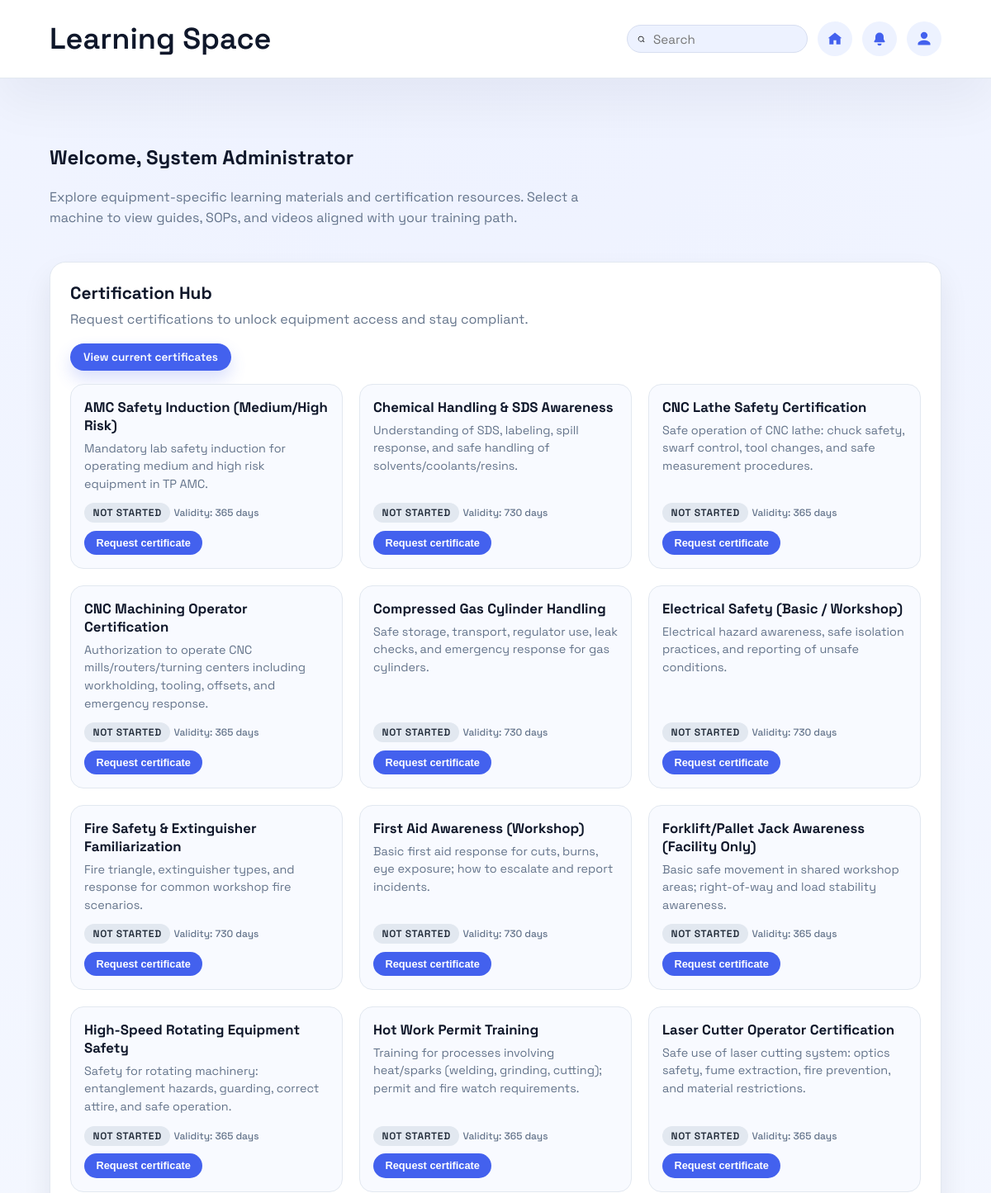
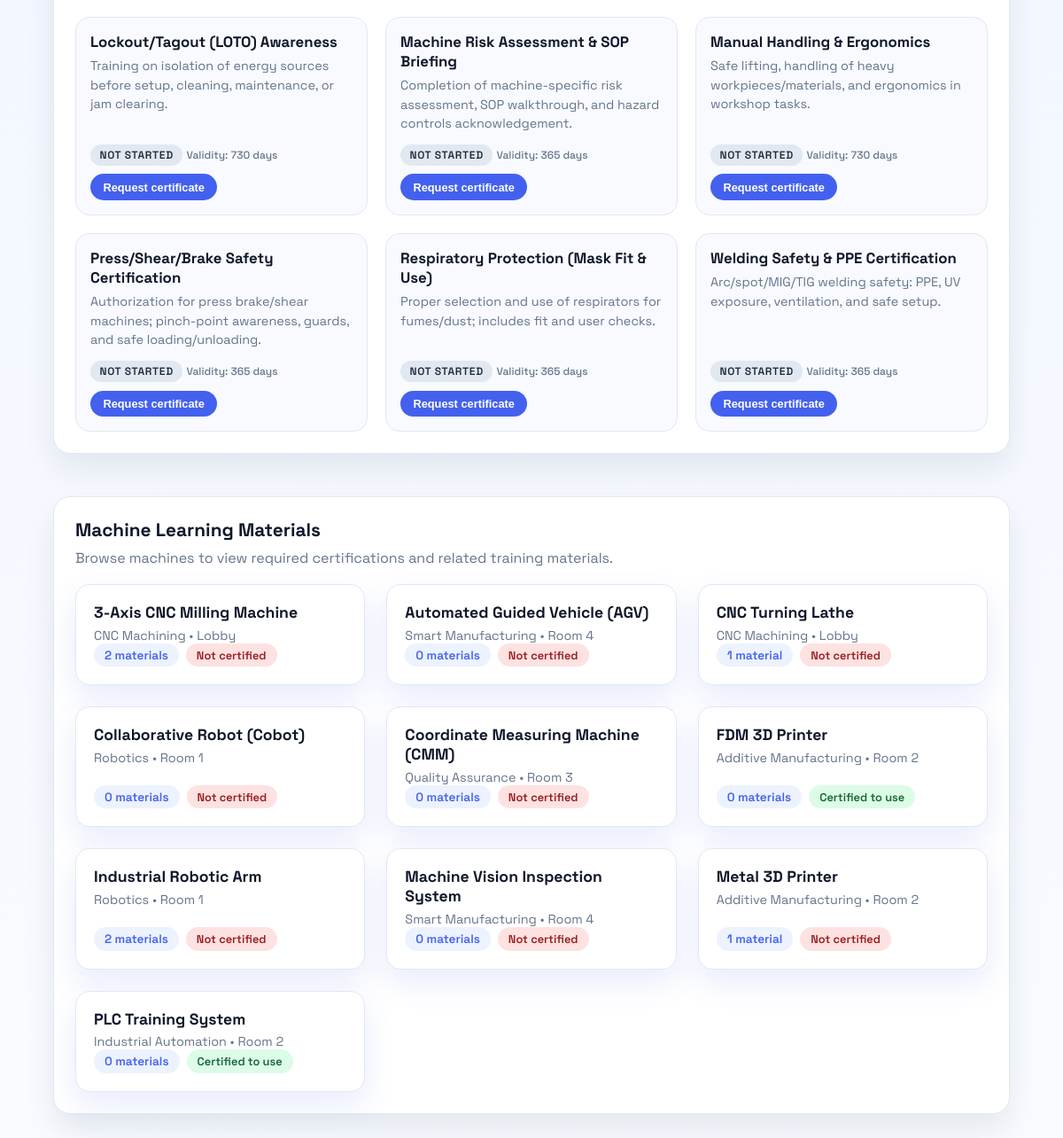
Screenshot of /learning-space.php (signed in) with the database file from the repository (2 pictures, top to bottom).
### tables this page shows
CREATE TABLE `certifications` (
  `cert_id` bigint(20) NOT NULL,
  `name` varchar(120) NOT NULL,
  `description` varchar(255) DEFAULT NULL,
  `valid_days` int(11) DEFAULT NULL,
  `created_at` datetime NOT NULL DEFAULT current_timestamp()
);

CREATE TABLE `equipment` (
  `equipment_id` bigint(20) NOT NULL,
  `serial_no` varchar(80) DEFAULT NULL,
  `name` varchar(120) NOT NULL,
  `category` varchar(60) NOT NULL,
  `location` varchar(80) DEFAULT NULL,
  `manufacturer` varchar(80) DEFAULT NULL,
  `model` varchar(80) DEFAULT NULL,
  `risk_level` enum('low','medium','high') NOT NULL DEFAULT 'low',
  `current_status` enum('operational','maintenance','faulty') NOT NULL DEFAULT 'operational',
  `status_updated_at` datetime NOT NULL DEFAULT current_timestamp(),
  `status_updated_by` bigint(20) DEFAULT NULL,
  `notes` text DEFAULT NULL,
  `created_at` datetime NOT NULL DEFAULT current_timestamp(),
  `updated_at` datetime NOT NULL DEFAULT current_timestamp() ON UPDATE current_timestamp()
);

### session.php (called while the page is built, shortened)
<?php
if (!function_exists('current_user')) {
	function current_user(): ?array
	{
		return [
			'user_id' => (int) ($_SESSION['user_id'] ?? 0),
			'admin_number' => (string) ($_SESSION['admin_number'] ?? ''),
			'role_id' => (int) ($_SESSION['role_id'] ?? 0),
			'role_name' => (string) ($_SESSION['role_name'] ?? ''),
			'full_name' => (string) ($_SESSION['full_name'] ?? ''),
		];
	}
}
if (!function_exists('require_login')) {
	function require_login(array $allowedRoles = []): array
	{
		$user = current_user();
		return $user;
	}
}

### learning-space.php (the view, shortened to what this page needs)
<?php
require_once __DIR__ . '/session.php';
require_once __DIR__ . '/db.php';
$currentUser = require_login();
$userFullName = trim((string) ($currentUser['full_name'] ?? ''));
$equipment = [];
$equipmentResult = mysqli_query(
	$conn,
	'SELECT equipment_id, name, category, location FROM equipment ORDER BY name ASC'
);
if ($equipmentResult === false) {
	$equipmentError = 'Unable to load equipment right now.';
} else {
	while ($row = mysqli_fetch_assoc($equipmentResult)) {
		$equipmentId = (int) ($row['equipment_id'] ?? 0);
		$equipment[] = [
			'equipment_id' => $equipmentId,
			'name' => trim((string) ($row['name'] ?? 'Unnamed equipment')),
			'category' => trim((string) ($row['category'] ?? '')),
			'location' => trim((string) ($row['location'] ?? '')),
		];
	}
}
$materialsByEquipment = [];
$materialsSql = "SELECT
		etm.equipment_id,
		tm.material_id,
		tm.title,
		tm.material_type,
		tm.file_url,
		tm.file_path
	FROM equipment_training_materials etm
	INNER JOIN training_materials tm ON tm.material_id = etm.material_id
	ORDER BY tm.title ASC";
$materialsResult = mysqli_query($conn, $materialsSql);
if ($materialsResult === false) {
	$materialsError = 'Unable to load learning materials right now.';
} else {
	while ($row = mysqli_fetch_assoc($materialsResult)) {
		$equipmentId = (int) ($row['equipment_id'] ?? 0);
		$title = trim((string) ($row['title'] ?? 'Untitled material'));
		$materialsByEquipment[$equipmentId][] = [
			'material_id' => (int) ($row['material_id'] ?? 0),
			'title' => $title === '' ? 'Untitled material' : $title,
			'material_type' => trim((string) ($row['material_type'] ?? 'other')),
			'file_url' => trim((string) ($row['file_url'] ?? '')),
			'file_path' => trim((string) ($row['file_path'] ?? '')),
		];
	}
}
$allCerts = [];
$allCertsError = null;
$allCertsResult = mysqli_query(
	$conn,
	'SELECT cert_id, name, description, valid_days FROM certifications ORDER BY name ASC'
);
if ($allCertsResult === false) {
	$allCertsError = 'Unable to load certifications right now.';
} else {
	while ($row = mysqli_fetch_assoc($allCertsResult)) {
		$certId = (int) ($row['cert_id'] ?? 0);
		$certName = trim((string) ($row['name'] ?? ''));
		$allCerts[] = [
			'cert_id' => $certId,
			'name' => $certName === '' ? 'Unnamed certification' : $certName,
			'description' => trim((string) ($row['description'] ?? '')),
			'valid_days' => isset($row['valid_days']) ? (int) $row['valid_days'] : null,
		];
	}
}
$userCertsById = [];
$userCertsError = null;
$certsByEquipment = [];
$certsSql = "SELECT
			erc.equipment_id,
			c.cert_id,
			c.name,
			c.valid_days
		FROM equipment_required_certs erc
		INNER JOIN certifications c ON c.cert_id = erc.cert_id
		ORDER BY c.name ASC";
$certsResult = mysqli_query($conn, $certsSql);
if ($certsResult === false) {
	$certsError = 'Unable to load required certifications right now.';
} else {
	while ($row = mysqli_fetch_assoc($certsResult)) {
		$equipmentId = (int) ($row['equipment_id'] ?? 0);
		$certName = trim((string) ($row['name'] ?? ''));
		$certsByEquipment[$equipmentId][] = [
			'cert_id' => (int) ($row['cert_id'] ?? 0),
			'name' => $certName,
			'valid_days' => isset($row['valid_days']) ? (int) $row['valid_days'] : null,
		];
	}
}
?>
<!DOCTYPE html>
<html lang="en">
	<head>
	</head>
	<body>
		<header>
			<div class="banner">
				<h1>Learning Space</h1>
				<div class="banner-actions">
					<label class="search-bar" aria-label="Search the platform">
						<svg
							xmlns="http://www.w3.org/2000/svg"
							viewBox="0 0 24 24"
							role="img"
							aria-hidden="true"
						>
							<path
								d="M11 4a7 7 0 1 1 0 14 7 7 0 0 1 0-14zm0-2a9 9 0 1 0 5.9 15.7l4.2 4.2 1.4-1.4-4.2-4.2A9 9 0 0 0 11 2z"
							/>
						</svg>
						<input type="search" placeholder="Search" />
					</label>
					<a class="icon-button" href="index.php" aria-label="Home">
						<svg
							xmlns="http://www.w3.org/2000/svg"
							viewBox="0 0 24 24"
							role="img"
							aria-hidden="true"
						>
							<path
								d="M12 3 2 11h2v9h6v-6h4v6h6v-9h2L12 3z"
							/>
						</svg>
					</a>
					<button class="icon-button" aria-label="Notifications">
						<svg
							xmlns="http://www.w3.org/2000/svg"
							viewBox="0 0 24 24"
							role="img"
							aria-hidden="true"
						>
							<path
								d="M12 3a6 6 0 0 0-6 6v3.6l-1.6 2.7A1 1 0 0 0 5.3 17H18.7a1 1 0 0 0 .9-1.7L18 12.6V9a6 6 0 0 0-6-6zm0 19a3 3 0 0 0 3-3H9a3 3 0 0 0 3 3z"
							/>
						</svg>
					</button>
					<details class="profile-menu">
						<summary class="icon-button" aria-label="Profile menu" role="button">
							<svg
								xmlns="http://www.w3.org/2000/svg"
								viewBox="0 0 24 24"
								role="img"
								aria-hidden="true"
							>
								<path
									d="M12 12a5 5 0 1 0-5-5 5 5 0 0 0 5 5zm0 2c-3.3 0-9 1.7-9 5v2h18v-2c0-3.3-5.7-5-9-5z"
								/>
							</svg>
						</summary>
					</details>
				</div>
			</div>
		</header>
		<main>
			<section class="intro">
				<h2>Welcome, <?php echo htmlspecialchars($userFullName, ENT_QUOTES); ?></h2>
				<p>
					Explore equipment-specific learning materials and certification resources. Select a
					machine to view guides, SOPs, and videos aligned with your training path.
				</p>
			</section>
			<section class="cert-hub" aria-labelledby="cert-hub-title">
				<div class="cert-hub-header">
					<h2 id="cert-hub-title">Certification Hub</h2>
					<p>Request certifications to unlock equipment access and stay compliant.</p>
				</div>
				<label class="modal-trigger" for="cert-modal-toggle">View current certificates</label>
				<?php if ($allCertsError !== null): ?>
					<p class="empty-state" role="alert"><?php echo htmlspecialchars($allCertsError, ENT_QUOTES); ?></p>
				<?php elseif ($userCertsError !== null): ?>
					<p class="empty-state" role="alert"><?php echo htmlspecialchars($userCertsError, ENT_QUOTES); ?></p>
				<?php elseif (empty($allCerts)): ?>
					<p class="empty-state">No certifications have been added yet.</p>
				<?php else: ?>
					<div class="cert-hub-grid">
						<?php foreach ($allCerts as $cert): ?>
							<?php
								$certId = (int) $cert['cert_id'];
								$userCert = $userCertsById[$certId] ?? null;
								$status = $userCert['status'] ?? 'not_started';
								$statusLabelMap = [
									'not_started' => 'Not started',
									'in_progress' => 'In progress',
									'completed' => 'Completed',
									'expired' => 'Expired',
									'revoked' => 'Revoked',
								];
								$statusLabel = $statusLabelMap[$status] ?? 'In progress';
								$validDays = $cert['valid_days'];
								$validityText = null;
								if (is_int($validDays) && $validDays > 0) {
									$validityText = 'Validity: ' . $validDays . ' days';
								}
							?>
							<article class="cert-card">
								<div class="cert-card-body">
									<h3><?php echo htmlspecialchars($cert['name'], ENT_QUOTES); ?></h3>
									<?php if ($cert['description'] !== ''): ?>
										<p><?php echo htmlspecialchars($cert['description'], ENT_QUOTES); ?></p>
									<?php endif; ?>
								</div>
								<div class="cert-card-footer">
									<div>
										<span class="cert-status status-<?php echo htmlspecialchars(str_replace('_', '-', $status), ENT_QUOTES); ?>">
											<?php echo htmlspecialchars($statusLabel, ENT_QUOTES); ?>
										</span>
										<?php if ($validityText !== null): ?>
											<span class="cert-meta"><?php echo htmlspecialchars($validityText, ENT_QUOTES); ?></span>
										<?php endif; ?>
									</div>
									<div class="cert-actions">
									<?php if ($status === 'completed'): ?>
										<button type="button" disabled>Completed</button>
									<?php elseif ($status === 'in_progress'): ?>
										<button type="button" disabled>Request in progress</button>
									<?php else: ?>
										<form method="post" action="">
											<button type="submit">Request certificate</button>
										</form>
									<?php endif; ?>
									</div>
								</div>
							</article>
						<?php endforeach; ?>
					</div>
				<?php endif; ?>
			</section>
			<section class="cert-hub" aria-labelledby="learning-materials-title">
				<div class="cert-hub-header">
					<h2 id="learning-materials-title">Machine Learning Materials</h2>
					<p>Browse machines to view required certifications and related training materials.</p>
				</div>
			<section class="grid">
				<?php foreach ($equipment as $machine): ?>
					<?php
						$machineId = (int) $machine['equipment_id'];
						$materials = $materialsByEquipment[$machineId] ?? [];
						$requiredCerts = $certsByEquipment[$machineId] ?? [];
						$materialCount = count($materials);
						$certCount = count($requiredCerts);
						$isCertified = true;
						if ($certCount > 0) {
							foreach ($requiredCerts as $cert) {
								$certId = (int) ($cert['cert_id'] ?? 0);
								$userCert = $userCertsById[$certId] ?? null;
								if (!$userCert || ($userCert['status'] ?? '') !== 'completed') {
									$isCertified = false;
									break;
								}
							}
						}
						$certStatusLabel = $isCertified ? 'Certified to use' : 'Not certified';
						$certStatusClass = $isCertified ? 'status-certified' : 'status-not-certified';
						$locationParts = [];
						if ($machine['category'] !== '') {
							$locationParts[] = $machine['category'];
						}
						if ($machine['location'] !== '') {
							$locationParts[] = $machine['location'];
						}
						$subtitle = $locationParts !== [] ? implode(' • ', $locationParts) : 'Certification resources';
					?>
					<article class="card">
						<details>
							<summary>
								<h2><?php echo htmlspecialchars($machine['name'], ENT_QUOTES); ?></h2>
								<p><?php echo htmlspecialchars($subtitle, ENT_QUOTES); ?></p>
								<div class="summary-meta">
									<span class="material-count">
										<?php echo $materialCount; ?> material<?php echo $materialCount === 1 ? '' : 's'; ?>
									</span>
									<span class="machine-cert-status <?php echo htmlspecialchars($certStatusClass, ENT_QUOTES); ?>">
										<?php echo htmlspecialchars($certStatusLabel, ENT_QUOTES); ?>
									</span>
								</div>
							</summary>
						</details>
					</article>
				<?php endforeach; ?>
			</section>
			</section>
		</main>
	</body>
</html>

### rows the page displays
certifications: name "AMC Safety Induction (Medium/High Risk)", description "Mandatory lab safety induction for operating medium and high risk equipment in TP AMC.", statusLabel "NOT STARTED", valid_days "Validity: 365 days"
certifications: name "Chemical Handling & SDS Awareness", description "Understanding of SDS, labeling, spill response, and safe handling of solvents/coolants/resins.", statusLabel "NOT STARTED", valid_days "Validity: 730 days"
certifications: name "CNC Lathe Safety Certification", description "Safe operation of CNC lathe: chuck safety, swarf control, tool changes, and safe measurement procedures.", statusLabel "NOT STARTED", valid_days "Validity: 365 days"
certifications: name "CNC Machining Operator Certification", description "Authorization to operate CNC mills/routers/turning centers including workholding, tooling, offsets, and emergency response.", statusLabel "NOT STARTED", valid_days "Validity: 365 days"
certifications: name "Compressed Gas Cylinder Handling", description "Safe storage, transport, regulator use, leak checks, and emergency response for gas cylinders.", statusLabel "NOT STARTED", valid_days "Validity: 730 days"
certifications: name "Electrical Safety (Basic / Workshop)", description "Electrical hazard awareness, safe isolation practices, and reporting of unsafe conditions.", statusLabel "NOT STARTED", valid_days "Validity: 730 days"
certifications: name "Fire Safety & Extinguisher Familiarization", description "Fire triangle, extinguisher types, and response for common workshop fire scenarios.", statusLabel "NOT STARTED", valid_days "Validity: 730 days"
certifications: name "First Aid Awareness (Workshop)", description "Basic first aid response for cuts, burns, eye exposure; how to escalate and report incidents.", statusLabel "NOT STARTED", valid_days "Validity: 730 days"
certifications: name "Forklift/Pallet Jack Awareness (Facility Only)", description "Basic safe movement in shared workshop areas; right-of-way and load stability awareness.", statusLabel "NOT STARTED", valid_days "Validity: 365 days"
certifications: name "High-Speed Rotating Equipment Safety", description "Safety for rotating machinery: entanglement hazards, guarding, correct attire, and safe operation.", statusLabel "NOT STARTED", valid_days "Validity: 365 days"
certifications: name "Hot Work Permit Training", description "Training for processes involving heat/sparks (welding, grinding, cutting); permit and fire watch requirements.", statusLabel "NOT STARTED", valid_days "Validity: 365 days"
certifications: name "Laser Cutter Operator Certification", description "Safe use of laser cutting system: optics safety, fume extraction, fire prevention, and material restrictions.", statusLabel "NOT STARTED", valid_days "Validity: 365 days"
certifications: name "Lockout/Tagout (LOTO) Awareness", description "Training on isolation of energy sources before setup, cleaning, maintenance, or jam clearing.", statusLabel "NOT STARTED", valid_days "Validity: 730 days"
certifications: name "Machine Risk Assessment & SOP Briefing", description "Completion of machine-specific risk assessment, SOP walkthrough, and hazard controls acknowledgement.", statusLabel "NOT STARTED", valid_days "Validity: 365 days"
certifications: name "Manual Handling & Ergonomics", description "Safe lifting, handling of heavy workpieces/materials, and ergonomics in workshop tasks.", statusLabel "NOT STARTED", valid_days "Validity: 730 days"
certifications: name "Press/Shear/Brake Safety Certification", description "Authorization for press brake/shear machines; pinch-point awareness, guards, and safe loading/unloading.", statusLabel "NOT STARTED", valid_days "Validity: 365 days"
certifications: name "Respiratory Protection (Mask Fit & Use)", description "Proper selection and use of respirators for fumes/dust; includes fit and user checks.", statusLabel "NOT STARTED", valid_days "Validity: 365 days"
certifications: name "Welding Safety & PPE Certification", description "Arc/spot/MIG/TIG welding safety: PPE, UV exposure, ventilation, and safe setup.", statusLabel "NOT STARTED", valid_days "Validity: 365 days"
equipment: name "3-Axis CNC Milling Machine", subtitle "CNC Machining • Lobby", equipment_id "2", certStatusLabel "Not certified"
equipment: name "Automated Guided Vehicle (AGV)", subtitle "Smart Manufacturing • Room 4", equipment_id "0", certStatusLabel "Not certified"
equipment: name "CNC Turning Lathe", subtitle "CNC Machining • Lobby", equipment_id "1", certStatusLabel "Not certified"
equipment: name "Collaborative Robot (Cobot)", subtitle "Robotics • Room 1", equipment_id "0", certStatusLabel "Not certified"
equipment: name "Coordinate Measuring Machine (CMM)", subtitle "Quality Assurance • Room 3", equipment_id "0", certStatusLabel "Not certified"
equipment: name "FDM 3D Printer", subtitle "Additive Manufacturing • Room 2", equipment_id "0", certStatusLabel "Certified to use"
equipment: name "Industrial Robotic Arm", subtitle "Robotics • Room 1", equipment_id "2", certStatusLabel "Not certified"
equipment: name "Machine Vision Inspection System", subtitle "Smart Manufacturing • Room 4", equipment_id "0", certStatusLabel "Not certified"
equipment: name "Metal 3D Printer", subtitle "Additive Manufacturing • Room 2", equipment_id "1", certStatusLabel "Not certified"
equipment: name "PLC Training System", subtitle "Industrial Automation • Room 2", equipment_id "0", certStatusLabel "Certified to use"

### other values shown
$userFullName "System Administrator"
